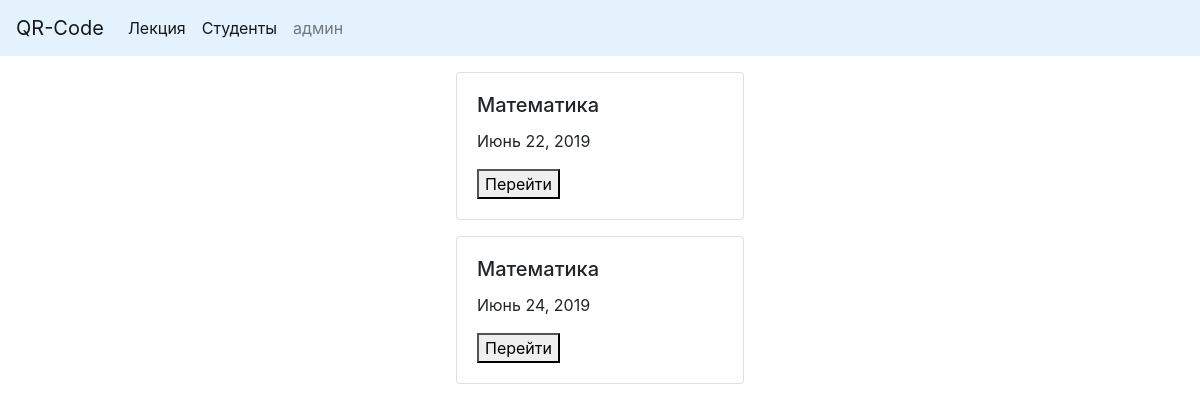
The page /lecture/ on the database as committed earlier.
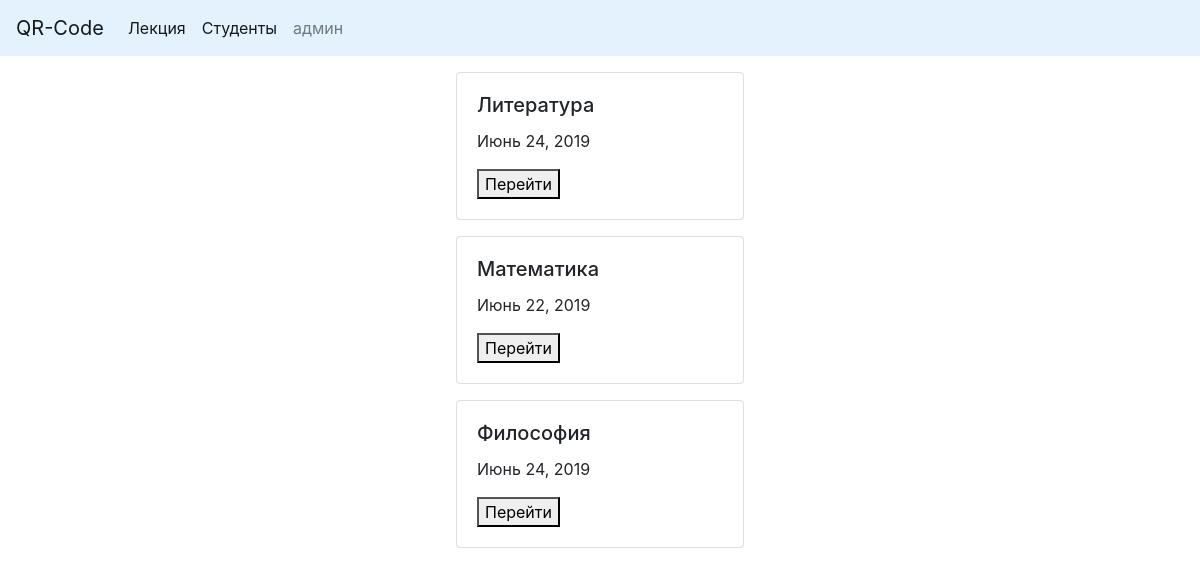
The same page on the database as committed later.
### testpages/models.py (models this page shows, shortened)
class Lecture(models.Model):
    title = models.CharField(max_length=50)
    date = models.DateField(auto_created=True)
    count = models.PositiveIntegerField(default=0)
    students_come = models.ManyToManyField('Student', blank=True, related_name='students',)

### testpages/views.py (the view)
# urls.py: path('lecture/', lecture_page, name='lecture_url'),
def lecture_page(request):
    lectures = reversed(Lecture.objects.all())
    if request.method == 'GET':
        return render(request, 'testpages/lecture.html', context={'lectures': lectures})
    if request.method == 'POST':
        a = request.POST
        id = a['Lecture']
        return redirect('test_id_page', id)

### testpages/templates/testpages/lecture.html (shortened to what this page needs)
{% extends 'testpages/base_page.html' %}
{% load qr_code %}
{% block content %}
{% for lecture in lectures %}
<form action= "#" method="post">
                     <div class="card mt-3 ml-auto mr-auto " style="width: 18rem;">
                      <div class="card-body">
                        <h5 class="card-title">{{ lecture.title }}</h5>
                        <p class="card-text"> {{ lecture.date }}  </p>
                        <button>Перейти</button>
                      </div>
                    </div>
                </form>
{% endfor %}
{% endblock %}

Rows that differ between the two databases and show on the page:
added Lecture: title "Литература", date "Июнь 24, 2019"
changed Lecture: title "Математика" → "Философия"
